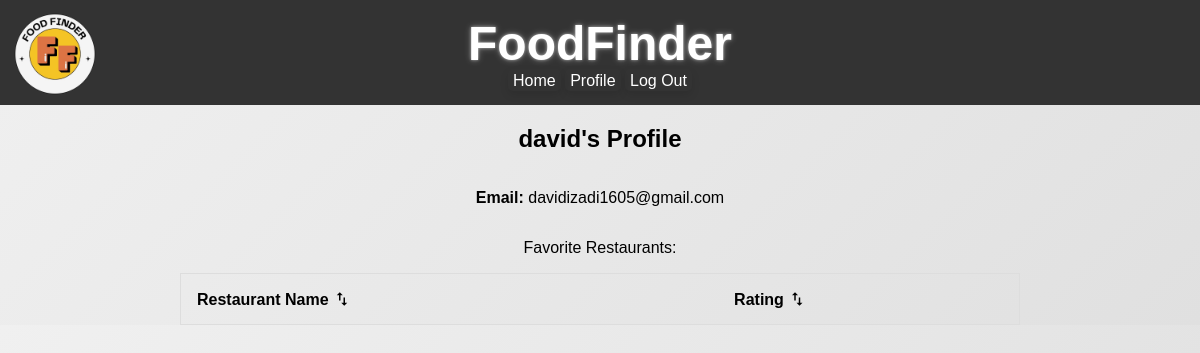
Before: /profile/ (signed in) with the older database file.
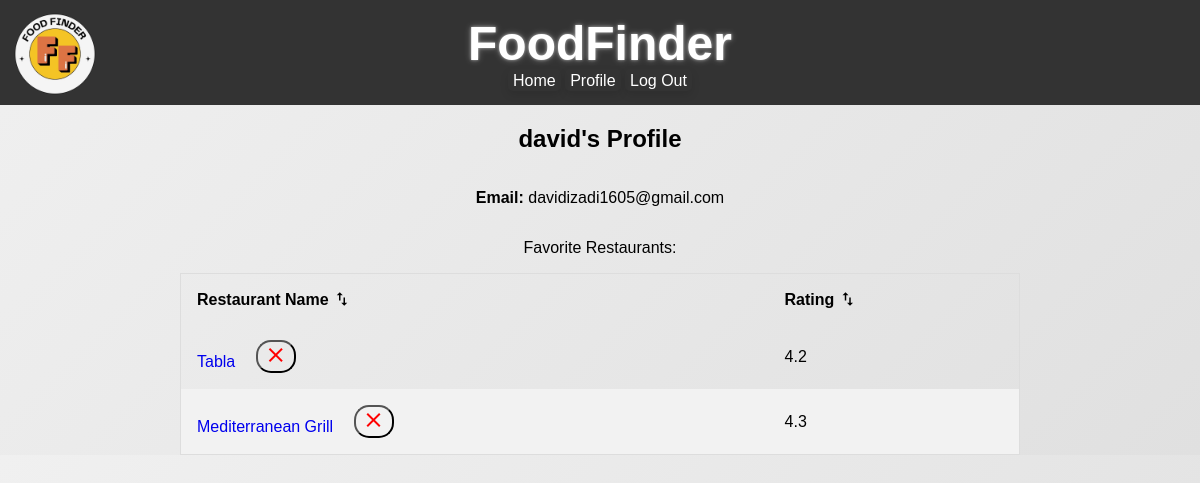
After: the same page with the newer database file.
### FoodFinder/models.py (models this page shows)
class Restaurant(models.Model):
    place_id = models.CharField(max_length=255)
    name = models.CharField(max_length=255)
    rating = models.CharField(max_length=255)
    favorites = models.ManyToManyField(User, blank=True, related_name='favorites', default=None)

### FoodFinder/views.py (the view)
# urls.py: path('profile/', profile_view, name='profile'),  # Add the profile URL here
@login_required
def profile_view(request):
    fav_restaurant = Restaurant.objects.filter(favorites=request.user)
    return render(request, 'profile.html', {
        'user': request.user,
        'fav_restaurant': fav_restaurant,
    })

### FoodFinder/templates/profile.html (shortened to what this page needs)
{% extends "base.html" %}
{% load static %}
{% block css %}
<link rel="stylesheet" href="{% static 'log.css' %}">
{% endblock %}
{% block content %}
<div class="content">
    <h2>{{ user.username }}'s Profile</h2>
    <p><strong>Email:</strong>
        {% if user.email %}
            {{ user.email }}
        {% elif user.socialaccount_set.exists %}
            {{ user.socialaccount_set.first.extra_data.email }}
        {% else %}
            No email available
        {% endif %}
    </p>
    <p>Favorite Restaurants:</p>
    <table id="myTable">
        <thead>
            <tr>
                <th class="sortable" onclick="sortTable(0)">Restaurant Name <i class="material-icons" style="vertical-align:-3.5px; font-size:18px;">swap_vert</i> </th>
                <th class="sortable" onclick="sortTable(1)">Rating <i class="material-icons" style="vertical-align:-3.5px; font-size:18px;">swap_vert</i>  </th>
            </tr>
        </thead>
        <tbody>
            {% for restaurant in fav_restaurant %}
                <tr style="height: 55px;">
                    <td>
                        <a href="{% url 'home_logged_in' %}?restaurant_name={{ restaurant.name|urlencode }}">
                            {{ restaurant.name }}
                        </a>
                        <form method="post" action="{% url 'unfavorite_restaurant' %}" style="background: none; border: none; box-shadow: none; display: inline;">
                            <button  class="favorite-button" style="cursor:pointer; background: none; color: red;">
                                <i class="material-icons">close</i>
                            </button>
                        </form>
                    </td>
                        <td> {{ restaurant.rating }} </td>
                </tr>
            {% endfor %}
        </tbody>
    </table>
</div>
{% endblock %}

### FoodFinder/templates/base.html (shortened to what this page needs)
<!DOCTYPE html>
{% load static %}
<html lang="en">
<head>
    {% block css%}{% endblock %}
</head>
<body>
    <header style="position: relative;">
        <img src="{% static 'logo.png' %}" alt="logo" style="position: absolute; left: 5px; top: 70%; transform: translateY(-70%); height: auto; max-width: 100px;">
        <h1 style="text-align: center; margin: 0;">FoodFinder</h1>
        <nav>
            <ul>
                <li><a href="{% url 'home_redirect' %}">Home</a></li>
                {% if user.is_authenticated %}
                    <li><a href="{% url 'profile' %}">Profile</a></li>
                    <li><a href="{% url 'account_logout' %}">Log Out</a></li>
                {% else %}
                    <li><a href="{% url 'account_login' %}">Log In</a></li>
                {% endif %}
            </ul>
        </nav>
    </header>
    <main>
        {% block content %}{% endblock %}
    </main>
</body>
</html>

### static/log.css (style rules this page uses)
body { font-family: 'Poppins', sans-serif; margin: 0; padding: 0; background: linear-gradient(135deg, #f0f0f0, #e0e0e0); }
.content { display: flex; flex-grow: 1; justify-content: center; align-items: center; flex-direction: column; text-align: center; }
header { background-color: #333; color: white; padding: 1rem; text-align: center; }
header h1 { font-size: 3rem; text-shadow: 0 0 3px rgba(255, 255, 255, 0.5); margin: 0; filter: drop-shadow(0 0 3px rgba(255, 255, 255, 0.3)); }
form { background: white; border-radius: 10px; box-shadow: 0 4px 20px rgba(0, 0, 0, 0.1); padding: 1rem; max-width: 400px; width: 100%; text-align: center; transition: transform 0.3s ease-in-out, box-shadow 0.3s ease-in-out; margin: 0 auto; }
nav ul { list-style-type: none; margin: 0; padding: 0; }
nav ul li { padding: 2.5px 5px; display: inline; border-radius: 5px; cursor: pointer; transition: background-color 0.5s ease, transform 0.2s ease, box-shadow 0.5s ease; box-shadow: 0 4px 8px rgba(0, 0, 0, 0.1); }
ul { text-decoration: none; list-style-type: none; }
a { text-decoration: none; }
nav ul li a { color: white; text-decoration: none; list-style-type: none; }
button { border-radius: 15px; }
table { border-spacing: 0; width: 70%; border: 1px solid #ddd; }
th.sortable { cursor: pointer; }
th, td { text-align: left; padding: 16px; }
tr:nth-child(even) { background-color: #f2f2f2 }

Changed rows visible on the page:
added Restaurant: name "Tabla", rating "4.2"
added Restaurant: name "Mediterranean Grill", rating "4.3"
